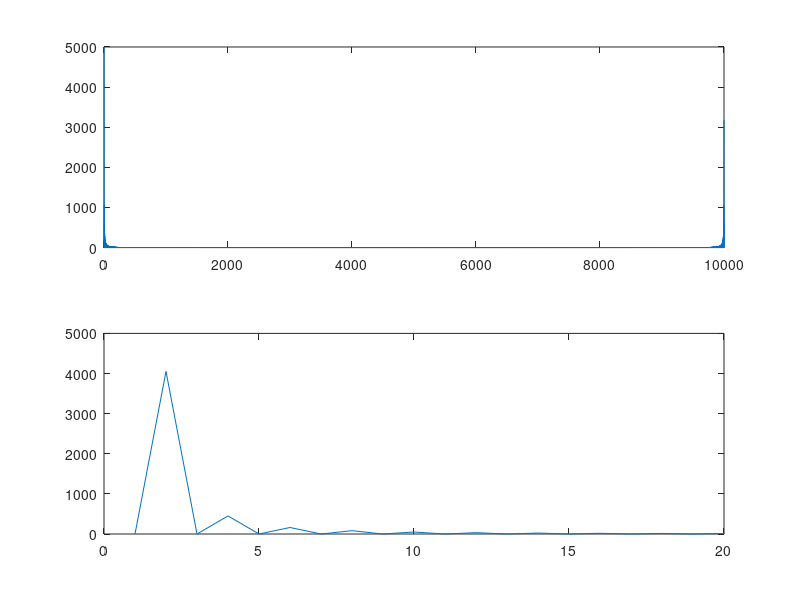

This chart was generated by the following MATLAB code:
T = 10000;
fs = 10000;
f = 0:1/fs:1-1/fs;

high = ones(5000, 1);
low = zeros(5000, 1);
rectangle = cat(1, high, low)';
S = fft(rectangle);

G = (2/T)*abs(S).^2.*(1-cos(3*pi*f*T));

subplot(2,1,1), plot(abs(S));
subplot(2,1,2), plot(G);
axis([0 20 0 5000]);